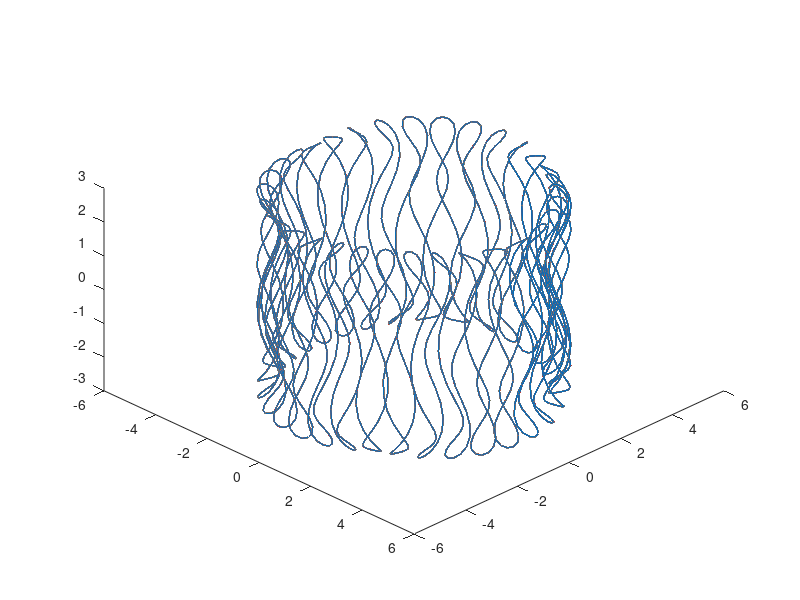

Reproduce this figure in MATLAB.
% https://www.youtube.com/watch?v=wtbpifZUt_g
%radius = 5;
%degree = [1:360];
%figure;
axis auto;
hold on;
view(45,45); %we want to have a good view --> view(azimuth,elevation)

for i=1:1800 %i is the time, which is fine if you change it to 't'
 plot3(4*cosd(0.25*(1:i))+0.3*cosd(33*(1:i)), 4*sind(0.25*(1:i))+0.3*sind(33*(1:i)), 3*cosd(8*(1:i)));
 drawnow
end